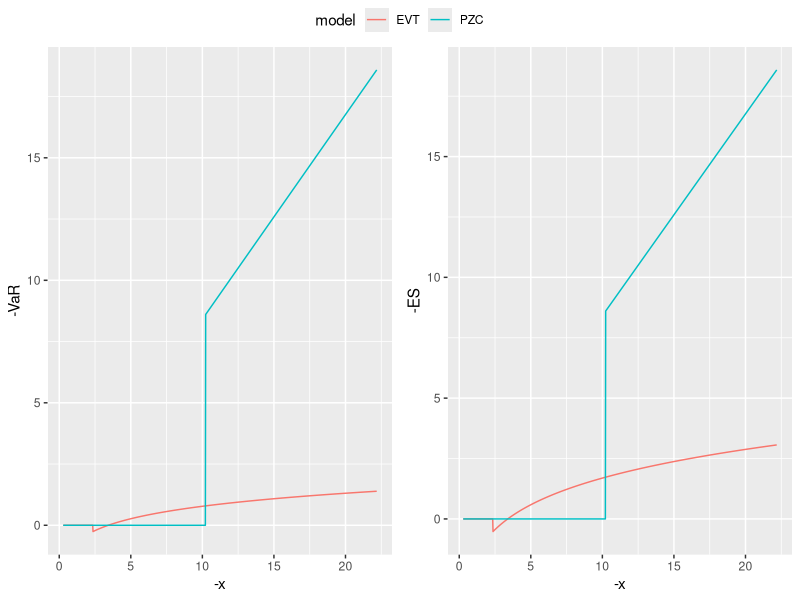

The R source for this figure:
library(ggplot2)
library(ggpubr)


NIC_PZC <- function(VaR, EL, alpha, omega, A_mat, B_mat, my_data) {
  ## update using (11)+(12) followed by (9)+(16)
  NIC = rbind(
    -VaR * ((my_data$y < VaR) - alpha),
    (my_data$y < VaR) * my_data$y / alpha - EL
  )
  NIC = outer(omega, rep(1, nrow(my_data))) + (B_mat %*% c(VaR, EL)) %*% rep(1, nrow(my_data)) + A_mat %*% NIC
  my_data$PZC_VaR = NIC[1, ]
  my_data$PZC_EL = NIC[1, ]
  return(my_data)
}



NIC_EVT <- function(tau, f0v, f0e, tail_alpha, extreme_alpha, omega, coef_a, my_data) {
  f = omega + f0v + coef_a * (log(1 + (my_data$y/tau - 1)) - f0v) * (my_data$y < tau)
  my_data$EVT_VaR = tau * ((extreme_alpha / tail_alpha) ^ -f);
  f = omega + f0e + coef_a * (log(1 + (my_data$y/tau - 1)) - f0e) * (my_data$y < tau)
  my_data$EVT_EL = tau * ((extreme_alpha / tail_alpha) ^ -f) / (1 - f)
  return(my_data)
}



## set the benchmark situation
nr_grid = 1000
df_inv = 1 / 3; y_grid = qt(c(0.0001, 0.4) , df = 1/df_inv); 
my_data = data.frame(x = 1:nr_grid, y = sort(y_grid[1] + (y_grid[2] - y_grid[1]) * (1:nr_grid)/nr_grid, decreasing = TRUE))
tail_alpha = 0.05; extreme_alpha = 0.001
tau = qt(tail_alpha, df = 1/df_inv); 
VaR0 = qt(extreme_alpha, df = 1/df_inv)
EL0 = -(1 + df_inv * VaR0^2)/(1 - df_inv) * dt(VaR0, df = 1/df_inv) / extreme_alpha
f0v = -log(VaR0 / tau) / log(extreme_alpha / tail_alpha)
f0e = optim(f0v, function(f) { return ((tau * ((extreme_alpha / tail_alpha) ^ -f) / (1 - f) - EL0)^2)}, method = "BFGS")$par
omega_EVT = 8.002317e-05
a_EVT = 0.01744782
omega_PZC = c(-0.02832264, -0.04838196)
a_PZC = matrix(c(-0.005810349, 0.0008353013, -0.005394566, 0.0013734608), nrow = 2, byrow = TRUE)
b_PZC = diag(c(0.9958568, 0.9955658));


my_data = NIC_PZC(VaR0, EL0, extreme_alpha, omega_PZC, a_PZC, b_PZC, my_data)
my_data = NIC_EVT(tau, f0v, f0e, tail_alpha, extreme_alpha, omega_EVT, a_EVT, my_data)

plot_frame = rbind(
  data.frame(x = my_data$x, y = -my_data$y, VaRv = my_data$PZC_VaR[1]-my_data$PZC_VaR, ELv = my_data$PZC_EL[1]-my_data$PZC_EL, model = 'PZC'),
  data.frame(x = my_data$x, y = -my_data$y, VaRv = my_data$EVT_VaR[1]-my_data$EVT_VaR, ELv = my_data$EVT_EL[1]-my_data$EVT_EL, model = 'EVT')
)

idx = which(plot_frame$x %in% (1:nr_grid))
gg1 = ggplot(data = plot_frame[idx, ], aes(x = y, y = VaRv, color = model)) +
  geom_line() + xlab('-x') + ylab('-VaR')
gg2 = ggplot(data = plot_frame[idx, ], aes(x = y, y = ELv, color = model)) +
  geom_line() + xlab('-x') + ylab('-ES')
plot(ggarrange(gg1, gg2, nrow = 1, common.legend = TRUE))

# write.csv(plot_frame, file = "xin_nic.csv", row.names = FALSE)
